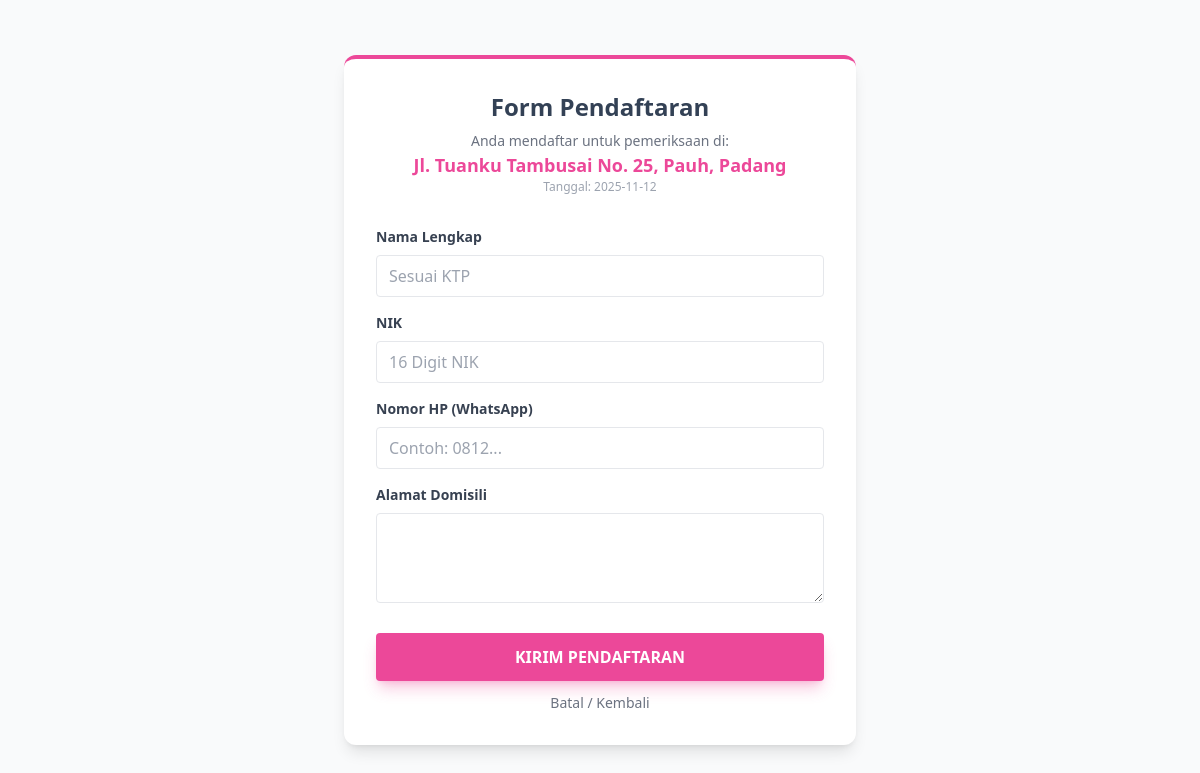
Screenshot of /sehatyuk/pages/daftar_pasien.php?id=2 with the database file from the repository.
### tables this page shows
CREATE TABLE `jadwal` (
  `id_jadwal` int(11) NOT NULL,
  `tanggal_pemeriksaan` date NOT NULL,
  `lokasi` varchar(150) NOT NULL,
  `status_aktif` tinyint(1) DEFAULT 1
);

### sehatyuk/pages/daftar_pasien.php (the view, shortened to what this page needs)
<?php
include '../config/koneksi.php';
$id_jadwal = $_GET['id'];
$query = mysqli_query($koneksi, "SELECT * FROM jadwal WHERE id_jadwal='$id_jadwal'");
$jadwal = mysqli_fetch_assoc($query);
?>
<!DOCTYPE html>
<html lang="id">
<head>
    <script src="https://cdn.tailwindcss.com"></script>
</head>
<body class="bg-gray-50 flex items-center justify-center min-h-screen py-10">
    <div class="bg-white p-8 rounded-xl shadow-lg w-full max-w-lg border-t-4 border-sehat-pink">
        <div class="text-center mb-8">
            <h1 class="text-2xl font-bold text-sehat-abu">Form Pendaftaran</h1>
            <p class="text-gray-500 text-sm mt-2">Anda mendaftar untuk pemeriksaan di:</p>
            <p class="font-bold text-sehat-pink text-lg"><?php echo $jadwal['lokasi']; ?></p>
            <p class="text-xs text-gray-400">Tanggal: <?php echo $jadwal['tanggal_pemeriksaan']; ?></p>
        </div>
        <form action="/sehatyuk/process/daftar_process.php" method="POST">
            <div class="mb-4">
                <label class="block text-gray-700 text-sm font-bold mb-2">Nama Lengkap</label>
                <input type="text" name="nama" class="w-full px-3 py-2 border rounded focus:outline-none focus:ring-2 focus:ring-pink-300" placeholder="Sesuai KTP" required>
            </div>
            <div class="mb-4">
                <label class="block text-gray-700 text-sm font-bold mb-2">NIK</label>
                <input type="number" name="nik" class="w-full px-3 py-2 border rounded focus:outline-none focus:ring-2 focus:ring-pink-300" placeholder="16 Digit NIK" required>
            </div>
            <div class="mb-4">
                <label class="block text-gray-700 text-sm font-bold mb-2">Nomor HP (WhatsApp)</label>
                <input type="text" name="nomor_hp" class="w-full px-3 py-2 border rounded focus:outline-none focus:ring-2 focus:ring-pink-300" placeholder="Contoh: 0812..." required>
            </div>
            <div class="mb-6">
                <label class="block text-gray-700 text-sm font-bold mb-2">Alamat Domisili</label>
                <textarea name="alamat" rows="3" class="w-full px-3 py-2 border rounded focus:outline-none focus:ring-2 focus:ring-pink-300" required></textarea>
            </div>
            <div class="flex flex-col gap-3">
                <button type="submit" class="w-full bg-sehat-pink text-white font-bold py-3 rounded hover:bg-pink-600 transition shadow-lg shadow-pink-500/30">
                    KIRIM PENDAFTARAN
                </button>
                <a href="../index.php" class="w-full text-center text-gray-500 text-sm hover:text-sehat-pink">Batal / Kembali</a>
            </div>
        </form>
    </div>
</body>
</html>

### rows the page displays
jadwal: lokasi "Jl. Tuanku Tambusai No. 25, Pauh, Padang", tanggal_pemeriksaan "2025-11-12"
